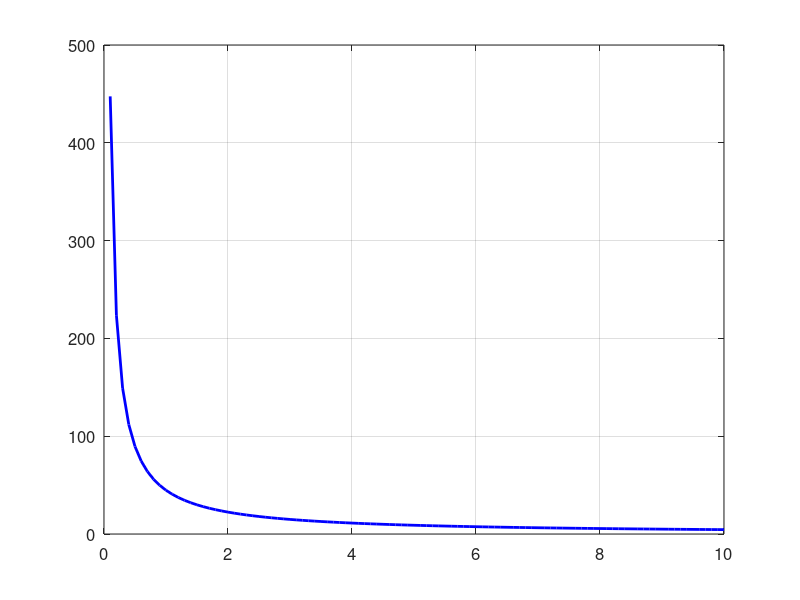

This chart was generated by the following MATLAB code: (Note: this script raises an error after producing the figure.)
Ts = 1e-6; % sec
Tfinal = 0.15; % sec
Ripth = 0.1; % sec
fsw = 10e3; % Hz
Vmodule = 270; % V
Pmodule = 2e3/0.94;
m = 3;
np = 1;
ns = 1;
n = ns*np;
Pout = Pmodule*n; % W
Vdc = Vmodule*ns; % Volts
Ef = 85*ns; % Volts
Ls = 3.5e-3/n; % Henries
Rs = 1e-3/n; % Ohms
fout = 50; % Hz
wout = 2*pi*fout; % rad/sec
Is = Pmodule/(Ef*m); % amps
Xs = wout*Ls; % Ohms
Vdrop = Is*Xs; % Volts
Vt = sqrt(Ef^2+Vdrop^2); % Volts
ma = Vt*sqrt(3)/(Vmodule*0.612);
delta = acos(Ef/Vt); % radians
deltad = delta*180/pi; % degrees
pf = cos(delta);
phase = [0 90 0 90];

% Input is current
Rin = 10;
Vin = Vdc + Rin*(Pout/Vdc);
%Cdc = 40e-6;

Vmaxs = Vmodule/2;
Vmins = Vmodule*2;

Idcrms1 = np*Is*sqrt( 2*ma*(sqrt(3)/(4*pi) +...
    pf^2*(sqrt(3)/pi-9*ma/16)) ) % Amps

Vdcrip = 1;
intv = 1;
Cdcreq1 = intv*np*ns*(ma*Is/(16*fsw*Vdcrip))*...
    sqrt( (6 - (96*sqrt(3)*ma)/(5*pi) +...
    (9*ma^2/2) )*pf^2 + (8*sqrt(3)*ma)/(5*pi) ); % Farads

Cdc = Cdcreq1;
Cdc = round(Cdc*1e6)/1e6


%%
deltav = 0.1:0.1:10;
Cdc = 1e6*ma*0.9575*Is./(16*fsw*deltav);

figure;
plot(deltav,Cdc,'b-','Linewidth',2);
grid on;
set(gca,'FontSize',12);


%% Plots from simulations

figure;
plot(timearray,Vdctot,'b-','Linewidth',2);
hold on;
plot(timearray,Vdcmod1*2,'r-','Linewidth',2);
hold on;
plot(timearray,Vdcmod2*2,'k-','Linewidth',2);
hold off;
grid on;
set(gca,'FontSize',12);
xlabel('Time (s)','FontSize',12,'FontWeight','Bold')
ylabel('DC Link Voltage (Volts)','FontSize',12,'FontWeight','Bold')
legend('Total DC link voltage','DC link voltage of module-1',...
    'DC link voltage of module-2');

xlim([0.1 0.11])
% ylim([500 600])
% xlabel('Time (s)','FontSize',12,'FontWeight','Bold')
% ylabel('DC link voltage (V)','FontSize',12,'FontWeight','Bold')
% legend('without interleaving','with interleaving');


%%
figure;
plot(timearray,Vdcmod1,'b-','Linewidth',2);
hold on;
plot(timearray,Vdcmod2,'r-','Linewidth',2);
hold off;
grid on;
set(gca,'FontSize',14);
xlabel('Time (s)','FontSize',14,'FontWeight','Bold')
ylabel('DC Link Voltage (Volts)','FontSize',14,'FontWeight','Bold')
legend('DC link voltage of module-1','DC link voltage of module-2',...
    'FontSize',14,'FontWeight','Bold');

xlim([0.0448 0.045]);
ylim([268 273]);


%%

figure;
plot(timearray,Vdctotalwithoutint,'b-','Linewidth',2);
hold on;
plot(timearray,Vdctotalwithint,'r-','Linewidth',2);
hold off;
grid on;
set(gca,'FontSize',14);
xlabel('Time (s)','FontSize',14,'FontWeight','Bold')
ylabel('DC Link Voltage (Volts)','FontSize',14,'FontWeight','Bold')
legend('Without interleaving','With interleaving','FontSize',14,'FontWeight','Bold');

xlim([0.049 0.0492]);
ylim([536 546]);


%%

figure;
plot(timearray,Idctotalwithoutint,'b-','Linewidth',2);
hold on;
plot(timearray,Idctotalwithint,'r-','Linewidth',2);
hold off;
grid on;
set(gca,'FontSize',14);
xlabel('Time (s)','FontSize',14,'FontWeight','Bold')
ylabel('DC Link Current (Amps)','FontSize',14,'FontWeight','Bold')
legend('Without interleaving','With interleaving','FontSize',14,'FontWeight','Bold');

xlim([0.049 0.0491]);
ylim([-2 40]);


%%
timearray = timeaxis;
Idcmod1 = Idcmodule1;
Idcmod2 = Idcmodule2;
figure;
plot(timearray,Idcmod1,'r-','Linewidth',2);
hold on;
plot(timearray,Idcmod2,'b-','Linewidth',2);
hold off;
grid on;
set(gca,'FontSize',14);
xlabel('Time (s)','FontSize',14,'FontWeight','Bold')
ylabel('DC Link Current (Amps)','FontSize',14,'FontWeight','Bold')
legend('DC link current of module-1',...
    'DC link current of module-2','FontSize',14,'FontWeight','Bold');

xlim([0.049 0.0491]);
ylim([-2 20]);


%%

figure;
plot(timearray,Vlineab,'b-','Linewidth',2);
grid on;
set(gca,'FontSize',14);
xlabel('Time (s)','FontSize',14,'FontWeight','Bold')
ylabel('Line-to-line voltage (Volts)','FontSize',14,'FontWeight','Bold')

xlim([0.036 0.06]);
%ylim([536 546]);

%%

figure;
plot(timearray,Ilinea,'r-','Linewidth',2);
grid on;
set(gca,'FontSize',14);
xlabel('Time (s)','FontSize',14,'FontWeight','Bold')
ylabel('Line current (Amps)','FontSize',14,'FontWeight','Bold')

xlim([0.036 0.06]);
%ylim([536 546]);
%%

figure;
plot(timearray,Vdctotalwithoutint,'b-','Linewidth',2);
hold on;
plot(timearray,Vdctotalwithint,'r-','Linewidth',2);
hold off;
grid on;
set(gca,'FontSize',14);
xlabel('Time (s)','FontSize',14,'FontWeight','Bold')
ylabel('DC Link Voltage (Volts)','FontSize',14,'FontWeight','Bold')
legend('Without interleaving','With interleaving','FontSize',14,'FontWeight','Bold');

xlim([0.049 0.0492]);
ylim([536 546]);

%% Data storage
Idctotalwithint = Idctot;
Vdctotalwithint = Vdctot;
Idcmodule1 = Idcmod1;
Idcmodule2 = Idcmod2;
Vdcmodule1 = Vdcmod1;
Vdcmodule2 = Vdcmod2;
Vlinetoline = Vlineab;
Ilinecurrent = Ilinea;
timeaxis = timearray;
save('icemdata.mat','Idctotalwithint','Vdctotalwithint','Idcmodule1',...
    'Idcmodule2','Vdcmodule1','Vdcmodule2','Vlinetoline','Ilinecurrent',...
    'timeaxis');


%%
Idctotalwithoutint = Idctot;
Vdctotalwithoutint = Vdctot;
save('icemdata.mat','Idctotalwithoutint',...
    'Vdctotalwithoutint','-append');

